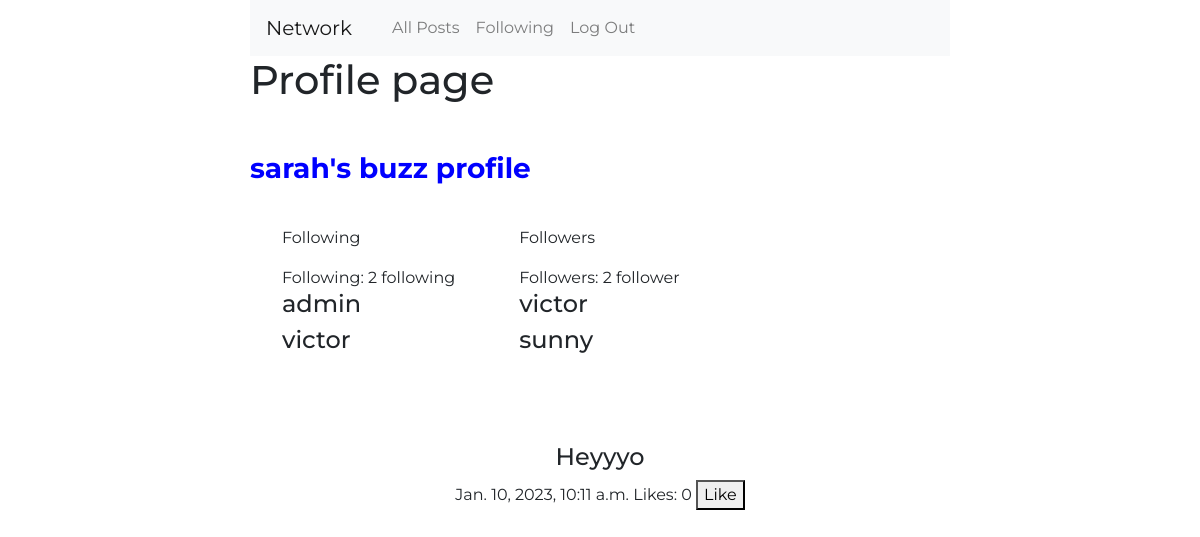
/profile/sarah, run on the app's committed database.
### network/models.py (models this page shows, shortened)
class User(AbstractUser):
    slug = models.SlugField(max_length=255, unique=True, null=True, blank=True)

class Post(models.Model):
    body = models.CharField(max_length =200)
    author = models.ForeignKey(Profile, on_delete=models.CASCADE, null=True, blank=True, related_name="author")
    created_on = models.DateTimeField(auto_now_add =True)
    liked = models.ManyToManyField(Profile, null=True, blank=True, related_name="likes")

### network/views.py (the view)
# urls.py: path("profile/<str:user>", views.profile, name="profile"),
def profile(request, user):
    page_user = request.user
    get_user_object = get_object_or_404(User, username=user)
    profile = get_object_or_404(Profile, user=get_user_object)
    posts = Post.objects.filter(author__slug=user)
    print(f'This is the {page_user.id}')
    print(f'This is {profile.id}\'s profile')
    return render(request, "network/profile.html", {
        'posts' : posts,
        'user' : profile.user,
        'followers': profile.followers,
        'followings': profile.following,
        "page_user": page_user.id
    })

### network/templates/network/profile.html (shortened to what this page needs)
{% extends 'network/layout.html'%}
{% load static %}
{% block body %}
<h1>Profile page</h1>
<h3 style="margin-top: 3rem; font-weight: bold; color: blue;">{{user}}'s buzz profile</h3>
<div style="display: flex; margin-bottom: 2rem;">
    <div style="margin: 2rem; ">
        <p>Following</p>
        <h8>Following: {{followings.count}} following</h8>
        {% for following in followings.all%}
        <h4>{{following}}</h4>
        {% endfor %}
    </div>
    <div style="margin: 2rem;">
        <p>Followers</p>
        <h8>Followers: {{followers.count}} follower</h8>
        {% for follower in followers.all%}
        <h4>{{follower}}</h4>
        {% endfor %}
    </div>
</div>
{% for post in posts%}
    <div style="padding: 1rem 0rem; text-align: center;">
        <h4>{{ post.body }}</h4>
        <h8>{{post.created_on}}</h8>
        <h8>Likes: 0</h8>
        {% if page_user is user.id %}
        <button class="edit_post">Edit</button>
        {% else  %}
        <button>Like</button>
        {% endif %}
    </div>
{% endfor %}
{% endblock %}

### network/static/network/styles.css (style rules this page uses)
*, body { font-family: 'Montserrat', sans-serif !important; }

### network/templates/network/layout.html (style rules this page uses)
body { max-width: 700px; margin: auto; }

### data on the page
User: username "sarah"
User: username "admin"
User: username "victor"
User: username "sunny"
Post: body "Heyyyo", created_on "Jan. 10, 2023, 10:11 a.m."

### other printed values
{{ followings.count }} "2"
{{ followers.count }} "2"
